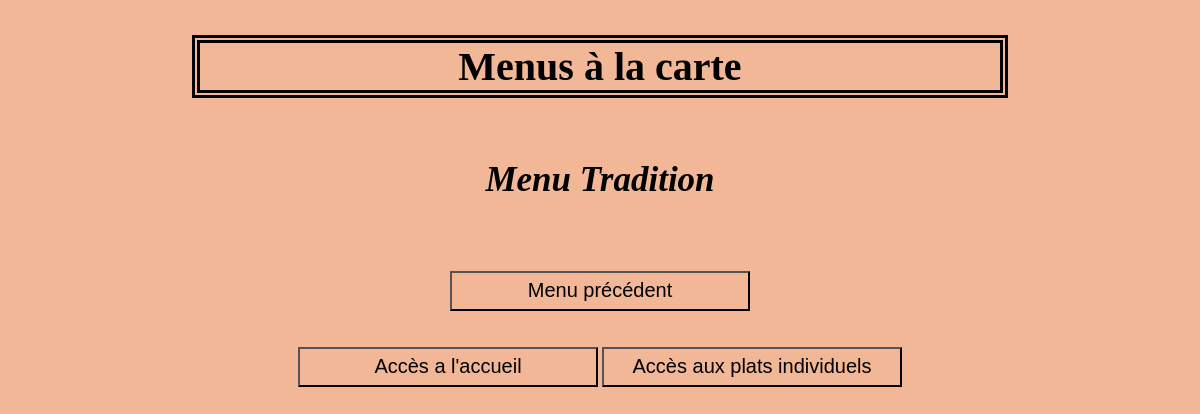
Page /menu1.php on the earlier database version.
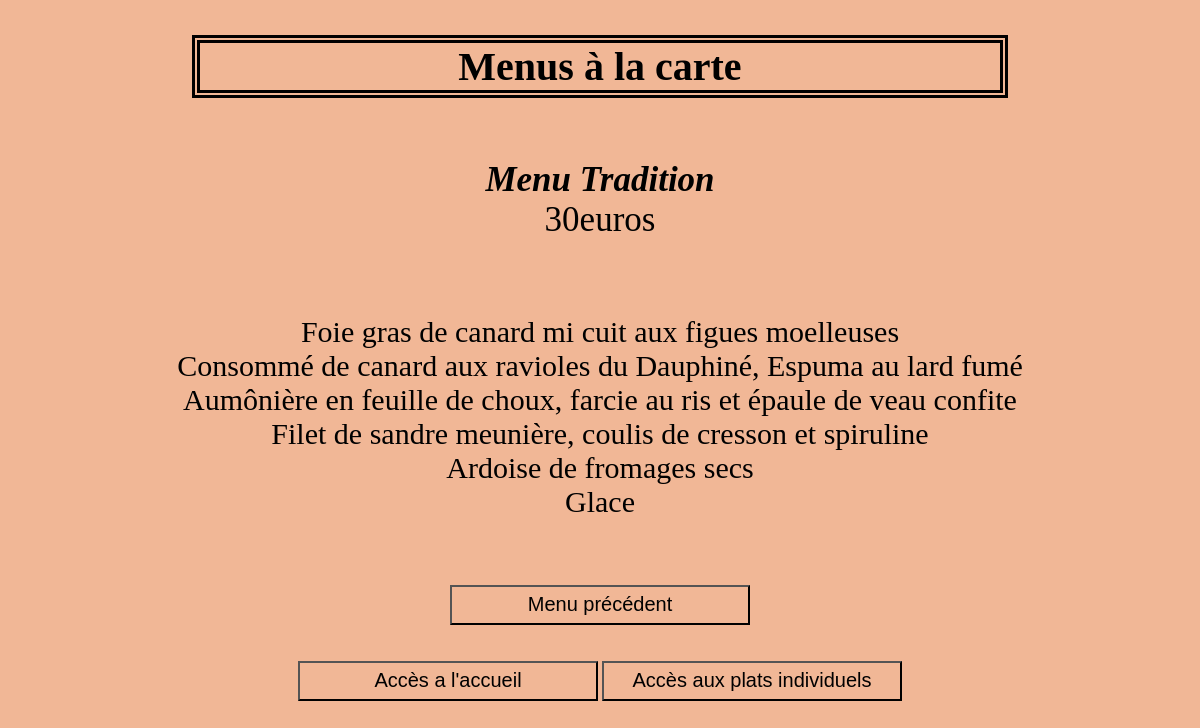
Same page on the later database version.
### tables this page shows
CREATE TABLE `menu` (
  `id_menu` int(10) NOT NULL,
  `nomMenu` varchar(200) NOT NULL,
  `prix` float NOT NULL
);

CREATE TABLE `plat` (
  `id_plat` int(10) NOT NULL,
  `nomPlat` varchar(200) NOT NULL,
  `prix` float NOT NULL,
  `vegetarien` int(11) NOT NULL,
  `type` varchar(200) NOT NULL
);

### menu1.php (the view, shortened to what this page needs)
<?php
try
       {
              $bdd = new PDO('mysql:host=localhost;dbname=menu_restaurant', 'root', '');
       }
              catch (Exception $e)
       {
              die('Erreur : ' . $e->getMessage());
       }
?>
<!DOCTYPE html>
<html>
<head>
	<link rel="stylesheet" type="text/css" href='style.css'"  />
</head>
<body>
	<h1>Menus à la carte</h1>
	<br/><p class="titre"><strong><i>Menu Tradition</i></strong><br/>
	<?php
	$requete8 = ("SELECT prix FROM menu WHERE nomMenu = ? ");
	$req = $bdd->prepare($requete8);
	$req->execute(['Tradition']);
	while ($donnees = $req->fetch())
		{
	       echo $donnees['prix'] . 'euros <br/><br/>';
		}
?>
</p><p class="requete">
<?php
 	$requete9 = ("SELECT nomPlat FROM menu, plat_menu, plat WHERE menu.id_menu= plat_menu.id_menu AND  plat.id_plat = plat_menu.id_plat AND nomMenu = ?");
	$req = $bdd->prepare($requete9);
	$req->execute([ 'Tradition']);
	while ($donnees = $req->fetch())
		{
      		echo $donnees['nomPlat'] . '<br/>';
		}
?></p>
<br/>
<br/>
	<button class="bouton"><a href="menu.php">Menu précédent</a></button>
	<br/>
	<br/>
	<br/>
<button class="bouton"><a href="index.php">Accès a l'accueil</a></button>
<button class="bouton"><a href="plats.php">Accès aux plats individuels</a></button>
</body>
</html>

Differences in the rows shown:
now on this page (row edited): menu: prix "30"
now on this page (row edited): plat: nomPlat "Foie gras de canard mi cuit aux figues moelleuses"
now on this page (row edited): plat: nomPlat "Consommé de canard aux ravioles du Dauphiné, Espuma au lard fumé"
now on this page (row edited): plat: nomPlat "Aumônière en feuille de choux, farcie au ris et épaule de veau confite"
now on this page (row edited): plat: nomPlat "Filet de sandre meunière, coulis de cresson et spiruline"
now on this page (row edited): plat: nomPlat "Ardoise de fromages secs"
now on this page (row edited): plat: nomPlat "Glace"
